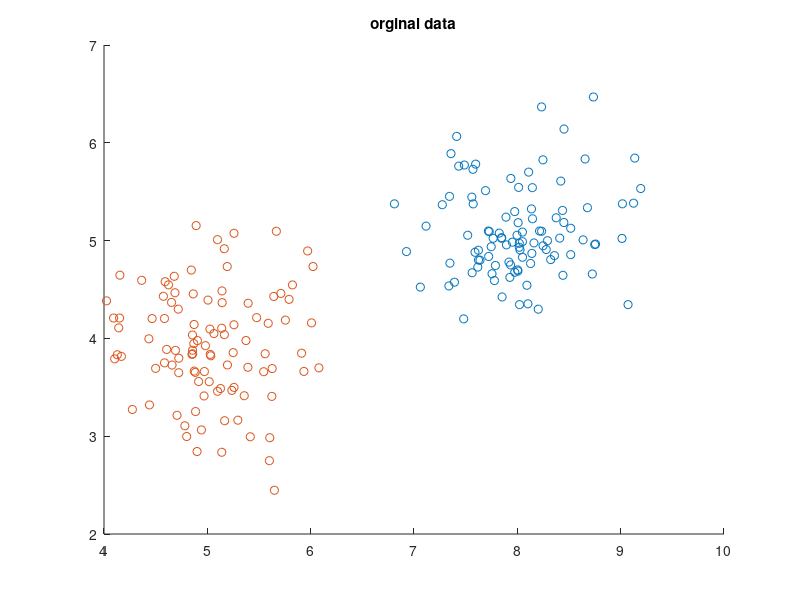

The MATLAB script that drew this image: (Note: this script raises an error after producing the figure.)
% Trying matlabs SVM

%create some fake data
u1 = [8,5];
u2 = [5,4];
c1 = [0.5,0.5];
c2 = [0.5,0.5];
nn = 100;

X0 = [c1(1)*randn(nn,1) + u1(1), c1(2)*randn(nn,1) + u1(2)];
X1 = [c2(1)*randn(nn,1) + u2(1), c2(2)*randn(nn,1) + u2(2)];

%Get working data
X = [X0;X1];
Y = [ones(nn,1)*-1; ones(nn,1)*1]; %(-1/1)

figure
scatter(X0(:,1),X0(:,2),'r.');
hold on
scatter(X1(:,1),X1(:,2),'b.');
hold off
title('orginal data')

w1 = ones(nn,1)/nn;
w2 = ones(nn,1)/nn;
Weights = [w1*0.51; w2*0.49];

SVMModel = fitcsvm(X,Y,'Weights',Weights);

%get models params
W = SVMModel.Beta
B = SVMModel.Bias

%old way
xp = linspace(min(X(:,1)), max(X(:,1)), 100);
yp = - (W(1)*xp + B)/W(2); %THIS IS THE SHIT

%ezplot way
f = @(x,y) B + [x, y]*W;

[P,score] = predict(SVMModel,X);

figure
scatter(X(:,1),X(:,2),20,score(:,1));
hold on
h = ezplot(f, [min(X(:,1)) max(X(:,1)) min(X(:,2)) max(X(:,2))]);
% plot(xp, yp, '-g'); 
hold off
colorbar
colormap cool
title('SVM classify')


%% test  RodsSVM
%also: http://kernelsvm.tripod.com/ (support vector regression)

%create some fake data
u1 = [2,3];
u2 = [3,5];
c1 = [0.5,0.5];
c2 = [0.5,0.5];
nn = 100;

X0 = [c1(1)*randn(nn,1) + u1(1), c1(2)*randn(nn,1) + u1(2)];
X1 = [c2(1)*randn(nn,1) + u2(1), c2(2)*randn(nn,1) + u2(2)];

%Get working data
X = [X0;X1];
Y = [ones(nn,1)*-1; ones(nn,1)*1]; %(-1/1)

%TRy the lagrangian dual
% THIS is thegeneral method
% alpha = zeros(length(Y),1);
% 
% sumtemp = 0;
% for ii = 1:NN
%     for jj = 1:NN
%         sumtemp = sumtemp + alpha(ii)*alpha(jj)*Y(ii)*Y(jj)*X(ii,:)*X(jj,:)' ;
%     end
% end
% 
% W = sum(alpha) - (1/2)*sumtemp;
% %constrain alpha >= 0
% %constrain sum(alpha.*Y) == 0;
%x_i with non-zero alpha_i are called support vectors (SV) 
%solve with quadratic programming


[W,B,SV] = SVM_train(X,Y)

xp = linspace(min(X(:,1)), max(X(:,1)), 100);
yp = - (W(1)*xp + B)/W(2); %THIS IS THE SHIT

%ezplot way
f = @(x,y) B + [x, y]*W';

figure
scatter(X0(:,1),X0(:,2),'r.');
hold on
scatter(X1(:,1),X1(:,2),'b.');
hold on;
h = ezplot(f, [min(X(:,1)) max(X(:,1)) min(X(:,2)) max(X(:,2))]);
% plot(xp, yp, '-g'); 
hold off
title('classify')

[Accuracy,Classify] = SVM_Online(X,Y,W,B);
Accuracy

%% Trying 1d Data

%create some fake data
u1 = [3];
u2 = [5];
c1 = [0.5];
c2 = [0.5];
nn = 100;

X0 = [c1(1)*randn(nn,1) + u1(1)];
X1 = [c2(1)*randn(nn,1) + u2(1)];

%Get working data
X = [X0;X1];
Y = [ones(nn,1)*-1; ones(nn,1)*1]; %(-1/1)


[W,B,SV] = SVM_train(X,Y)

boundary = -B/W %This is the 1D boundary

fig=figure; 
hax=axes;
scatter(X0,ones(nn,1),'r*')
hold on
scatter(X1,ones(nn,1),'b+')
hold on
SP=-B/W; %your point goes here 
line([SP SP],get(hax,'YLim'),'Color',[0 1 0])
hold off

 
[Accuracy,Classify] = SVM_Online(X,Y,W,B);
Accuracy





